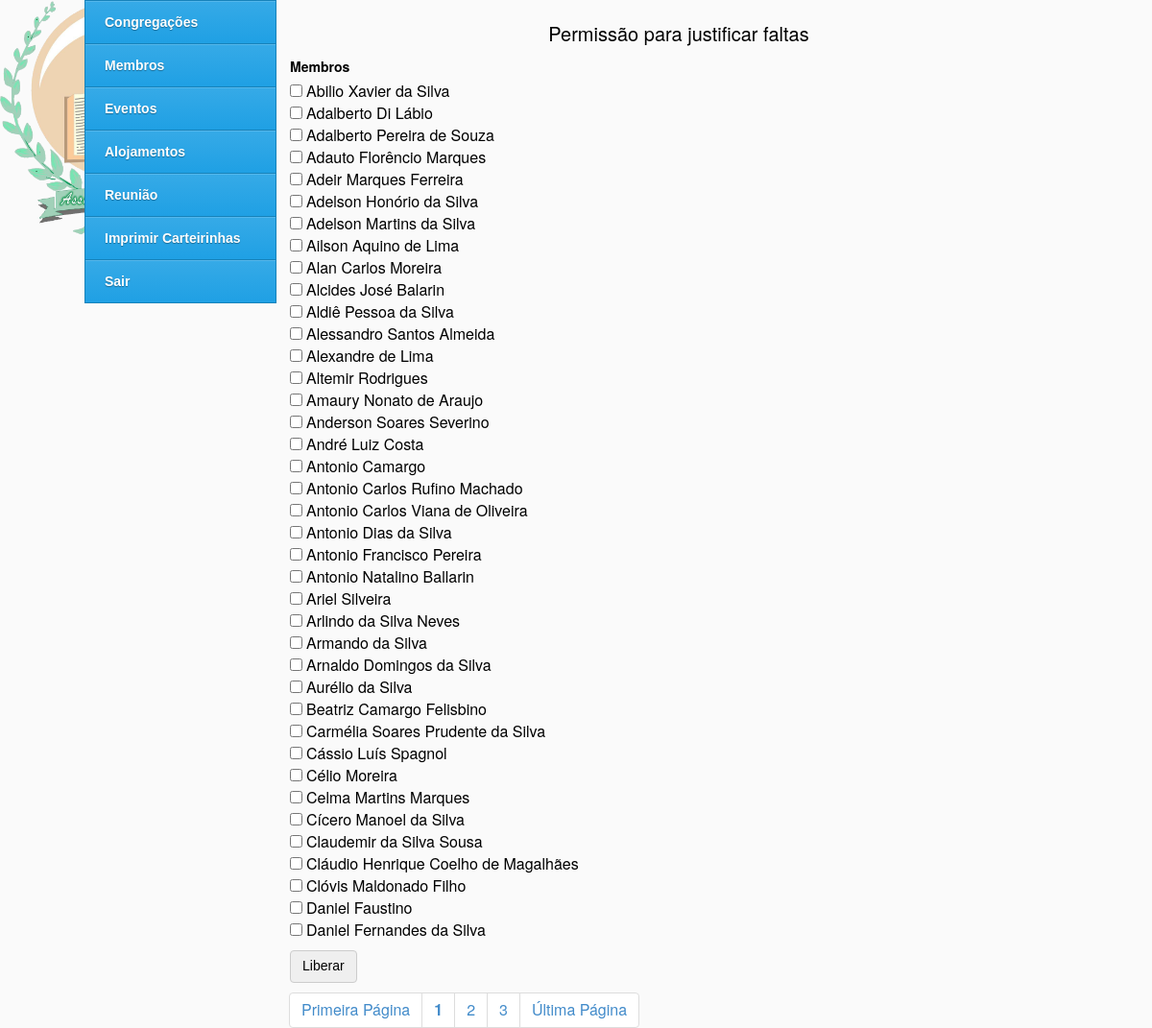
Screenshot of /pages/permissoes.php (signed in) with the database file from the repository.
### tables this page shows
CREATE TABLE `membros` (
  `foto` varchar(100) DEFAULT NULL COMMENT 'vai receber o nome da imagem',
  `id` int(11) NOT NULL,
  `nome` varchar(244) DEFAULT NULL,
  `sexo` varchar(45) DEFAULT NULL,
  `estadoCivil` varchar(45) DEFAULT NULL,
  `dataNascimento` date DEFAULT NULL,
  `estadoNascimento` varchar(45) DEFAULT NULL COMMENT 'id da linha onde estÃ¡ o estado',
  `cidadeNascimento` int(11) DEFAULT NULL COMMENT 'ID na tabela tb_cidades que terÃ¡ o estado X escolhido',
  `nacionalidade` varchar(100) DEFAULT NULL,
  `telefone` varchar(12) DEFAULT NULL,
  `tel1` varchar(12) DEFAULT NULL,
  `tel2` varchar(12) DEFAULT NULL,
  `celular` varchar(12) DEFAULT NULL,
  `email` varchar(100) DEFAULT NULL,
  `skype` varchar(45) DEFAULT NULL,
  `nomePai` int(11) DEFAULT NULL COMMENT 'aqui estarÃ¡ o ID do nome do pai, nÃ£o o nome.',
  `nomeMae` int(11) DEFAULT NULL COMMENT 'aqui estarÃ¡ o ID do nome da maei, nÃ£o o nome.',
  `conjuge` int(11) DEFAULT NULL COMMENT 'id do registro do conjuge',
  `filhos` int(11) DEFAULT NULL,
  `endereco` longtext,
  `bairro` varchar(100) DEFAULT NULL,
  `estado` varchar(45) DEFAULT NULL COMMENT 'estado que mora',
  `cidade` int(11) DEFAULT NULL COMMENT 'cidade que mora, com o id da linha em tb_cidades que terÃ¡ o conjunto UF+Cidade',
  `cep` varchar(45) DEFAULT NULL,
  `cpf` varchar(20) DEFAULT NULL,
  `rg` varchar(20) DEFAULT NULL,
  `data_emissao_rg` date DEFAULT NULL,
  `orgao_emissor_rg` varchar(100) DEFAULT NULL,
  `titulo_eleitor` varchar(14) DEFAULT NULL,
  `zona_eleitoral` varchar(14) DEFAULT NULL,
  `sessao_eleitoral` varchar(14) DEFAULT NULL,
  `tipo_sanguineo` varchar(45) DEFAULT NULL,
  `cor` varchar(80) DEFAULT NULL,
  `escolaridade` varchar(80) DEFAULT NULL,
  `profissao` char(80) DEFAULT NULL,
  `empresa` varchar(100) DEFAULT NULL,
  `telempresa` varchar(12) DEFAULT NULL,
  `admissao` varchar(80) DEFAULT NULL,
  `dataAdmissao` date DEFAULT NULL,
  `evangelico` int(11) DEFAULT NULL COMMENT '1 = SIM, 0=nao',
  `discipulo` int(11) DEFAULT NULL COMMENT '1 = SIM, 0=nao',
  `aguas` int(11) DEFAULT NULL COMMENT '1 = SIM, 0=nao',
  `es` int(11) DEFAULT NULL COMMENT '1 = SIM, 0=nao',
  `dizimista` int(11) DEFAULT NULL COMMENT '1 = SIM, 0=nao',
  `curso` int(11) DEFAULT NULL COMMENT '1 = SIM, 0=nao',
  `obreiro` int(11) DEFAULT NULL COMMENT '1 = SIM, 0=nao',
  `cargoEclesiastico` int(11) DEFAULT NULL COMMENT 'Id que estÃ¡ na tabela cargos',
  `congregacao` int(11) DEFAULT NULL COMMENT 'id da tabela de congregaÃ§Ãµes',
  `funcao` int(11) DEFAULT NULL COMMENT 'id da tabela de cargos',
  `data` date DEFAULT NULL,
  `senha` varchar(80) NOT NULL COMMENT 'md5 sha1',
  `batismo` date NOT NULL,
  `status` int(11) NOT NULL DEFAULT '1' COMMENT '0 = desativado | 1 = ativo',
  PRIMARY KEY (`id`)
);

### pages/permissoes.php (the view, shortened to what this page needs)
<!DOCTYPE html PUBLIC "-//W3C//DTD XHTML 1.0 Transitional//EN" "http://www.w3.org/TR/xhtml1/DTD/xhtml1-transitional.dtd">
<html>
<head>
    <link rel="stylesheet" href="../css/style.css"/>
</head>
<body>
<div id="box">
	<div id="corpo">
        <div id="conteudo">
            <form method="post" enctype="multipart/form-data">
                <legend>Permiss&atilde;o para justificar faltas</legend>
                <fieldset>
                    <span>Membros</span>
                    <?php
                        $quantidade = 40;
                        $pagina     = (isset($_GET['pagina'])) ? (int)$_GET['pagina'] : 1;
                        $inicio     = ($quantidade * $pagina) - $quantidade;
                        $procura_membros = mysql_query("SELECT * FROM membros WHERE status = 1 ORDER BY nome ASC LIMIT $inicio, $quantidade");
                        while($ressultado = mysql_fetch_array($procura_membros)){
                            $id = $ressultado['id'];
                            $nome = $ressultado['nome'];
                            if($nome != "Administrador"){
                                echo "<input type='checkbox' name='membro_id[]' value='$id' />$nome<br/>";
                            }else{}
                        }
                    ?>
                    <input type="submit" value="Liberar" id="btn-submit" />
                </fieldset>
            </form>
            <?php
                include "paginacao.php";
            ?>
        </div>
    <?php include("menu.php");?>
	</div>
</div>
</body>
</html>

### css/style.css (style rules this page uses)
* { margin: 0; padding: 0; }
#box { width: 1024px; margin: 0 auto; }
body { font-family: "Helvetica Neue",Helvetica,Arial; background: url('../images/logo%20igreja.png') #fafafa no-repeat left top; background-size: 250px ; }
#conteudo { width:810px; float: right; margin-top:0; padding-top:10px; }
#Login fieldset, #conteudo form fieldset { border:0; }
#Login span, #conteudo form span, .simplemodal-container span, .simplemodal-wrap span { display: block; font-family: "Helvetica Neue",Helvetica,Arial; font-size: 14px; font-weight: bold; margin-bottom: 4px; margin-top: 10px; }
#conteudo form input[type=checkbox] { margin-right: 4px; }
#Login legend, #conteudo legend { font-size: 20px; font-family: "Helvetica Neue",Helvetica,Arial; text-align: center; margin-top:10px; }
#btn-submit { -moz-user-select: none; background-image: none; border:1px solid #ccc; border-radius: 4px; cursor: pointer; display: inline-block; font-size: 14px; font-weight: 400; line-height: 1.42857; margin-bottom: 0; padding: 6px 12px; text-align: center; vertical-align: middle; white-space: nowrap; margin-top:10px; }

### rows the page displays
membros: nome "Abilio Xavier da Silva"
membros: nome "Adalberto Di Lábio"
membros: nome "Adalberto Pereira de Souza"
membros: nome "Adauto Florêncio Marques"
membros: nome "Adeir Marques Ferreira"
membros: nome "Adelson Honório da Silva"
membros: nome "Adelson Martins da Silva"
membros: nome "Ailson Aquino de Lima"
membros: nome "Alan Carlos Moreira"
membros: nome "Alcides José Balarin"
membros: nome "Aldiê Pessoa da Silva"
membros: nome "Alessandro Santos Almeida"
membros: nome "Alexandre de Lima"
membros: nome "Altemir Rodrigues"
membros: nome "Amaury Nonato de Araujo"
membros: nome "Anderson Soares Severino"
membros: nome "André Luiz Costa"
membros: nome "Antonio Camargo"
membros: nome "Antonio Carlos Rufino Machado"
membros: nome "Antonio Carlos Viana de Oliveira"
membros: nome "Antonio Dias da Silva"
membros: nome "Antonio Francisco Pereira"
membros: nome "Antonio Natalino Ballarin"
membros: nome "Ariel Silveira"
membros: nome "Arlindo da Silva Neves"
membros: nome "Armando da Silva"
membros: nome "Arnaldo Domingos da Silva"
membros: nome "Aurélio da Silva"
membros: nome "Beatriz Camargo Felisbino"
membros: nome "Carmélia Soares Prudente da Silva"
membros: nome "Cássio Luís Spagnol"
membros: nome "Célio Moreira"
membros: nome "Celma Martins Marques"
membros: nome "Cícero Manoel da Silva"
membros: nome "Claudemir da Silva Sousa"
membros: nome "Cláudio Henrique Coelho de Magalhães"
membros: nome "Clóvis Maldonado Filho"
membros: nome "Daniel Faustino"
membros: nome "Daniel Fernandes da Silva"

### other values shown
$pagina "1"
